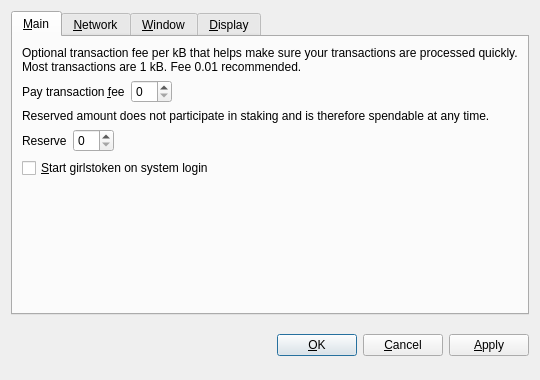
<?xml version="1.0" encoding="UTF-8"?>
<ui version="4.0">
 <class>OptionsDialog</class>
 <widget class="QDialog" name="OptionsDialog">
  <property name="geometry">
   <rect>
    <x>0</x>
    <y>0</y>
    <width>540</width>
    <height>380</height>
   </rect>
  </property>
  <property name="windowTitle">
   <string>Options</string>
  </property>
  <property name="modal">
   <bool>true</bool>
  </property>
  <layout class="QVBoxLayout" name="verticalLayout">
   <item>
    <widget class="QTabWidget" name="tabWidget">
     <property name="tabPosition">
      <enum>QTabWidget::North</enum>
     </property>
     <property name="currentIndex">
      <number>0</number>
     </property>
     <widget class="QWidget" name="tabMain">
      <attribute name="title">
       <string>&amp;Main</string>
      </attribute>
      <layout class="QVBoxLayout" name="verticalLayout_Main">
       <item>
        <widget class="QLabel" name="transactionFeeInfoLabel">
         <property name="text">
          <string>Optional transaction fee per kB that helps make sure your transactions are processed quickly. Most transactions are 1 kB. Fee 0.01 recommended.</string>
         </property>
         <property name="textFormat">
          <enum>Qt::PlainText</enum>
         </property>
         <property name="wordWrap">
          <bool>true</bool>
         </property>
        </widget>
       </item>
       <item>
        <layout class="QHBoxLayout" name="horizontalLayoutFee">
         <item>
          <widget class="QLabel" name="transactionFeeLabel">
           <property name="text">
            <string>Pay transaction &amp;fee</string>
           </property>
           <property name="textFormat">
            <enum>Qt::PlainText</enum>
           </property>
           <property name="buddy">
            <cstring>transactionFee</cstring>
           </property>
          </widget>
         </item>
         <item>
          <widget class="BitcoinAmountField" name="transactionFee"/>
         </item>
         <item>
          <spacer name="horizontalSpacerFee">
           <property name="orientation">
            <enum>Qt::Horizontal</enum>
           </property>
           <property name="sizeHint" stdset="0">
            <size>
             <width>40</width>
             <height>20</height>
            </size>
           </property>
          </spacer>
         </item>
        </layout>
       </item>
       <item>
        <widget class="QLabel" name="reserveBalanceInfoLabel">
         <property name="text">
          <string>Reserved amount does not participate in staking and is therefore spendable at any time.</string>
         </property>
         <property name="textFormat">
          <enum>Qt::PlainText</enum>
         </property>
         <property name="wordWrap">
          <bool>true</bool>
         </property>
        </widget>
       </item>
       <item>
        <layout class="QHBoxLayout" name="horizontalLayoutReserveBalance">
         <item>
          <widget class="QLabel" name="reserveBalanceLabel">
           <property name="text">
            <string>Reserve</string>
           </property>
           <property name="textFormat">
            <enum>Qt::PlainText</enum>
           </property>
           <property name="buddy">
            <cstring>reserveBalance</cstring>
           </property>
          </widget>
         </item>
         <item>
          <widget class="BitcoinAmountField" name="reserveBalance"/>
         </item>
         <item>
          <spacer name="horizontalSpacerReserveBalance">
           <property name="orientation">
            <enum>Qt::Horizontal</enum>
           </property>
           <property name="sizeHint" stdset="0">
            <size>
             <width>40</width>
             <height>20</height>
            </size>
           </property>
          </spacer>
         </item>
        </layout>
       </item>
       <item>
        <widget class="QCheckBox" name="bitcoinAtStartup">
         <property name="toolTip">
          <string>Automatically start girlstoken after logging in to the system.</string>
         </property>
         <property name="text">
          <string>&amp;Start girlstoken on system login</string>
         </property>
        </widget>
       </item>
       <item>
        <spacer name="verticalSpacer_Main">
         <property name="orientation">
          <enum>Qt::Vertical</enum>
         </property>
         <property name="sizeHint" stdset="0">
          <size>
           <width>20</width>
           <height>40</height>
          </size>
         </property>
        </spacer>
       </item>
      </layout>
     </widget>
     <widget class="QWidget" name="tabNetwork">
      <attribute name="title">
       <string>&amp;Network</string>
      </attribute>
      <layout class="QVBoxLayout" name="verticalLayout_Network">
       <item>
        <widget class="QCheckBox" name="mapPortUpnp">
         <property name="toolTip">
          <string>Automatically open the girlstoken client port on the router. This only works when your router supports UPnP and it is enabled.</string>
         </property>
         <property name="text">
          <string>Map port using &amp;UPnP</string>
         </property>
        </widget>
       </item>
       <item>
        <widget class="QCheckBox" name="connectSocks">
         <property name="toolTip">
          <string>Connect to the girlstoken network through a SOCKS proxy (e.g. when connecting through Tor).</string>
         </property>
         <property name="text">
          <string>&amp;Connect through SOCKS proxy:</string>
         </property>
        </widget>
       </item>
       <item>
        <layout class="QHBoxLayout" name="horizontalLayout_Network">
         <item>
          <widget class="QLabel" name="proxyIpLabel">
           <property name="text">
            <string>Proxy &amp;IP:</string>
           </property>
           <property name="textFormat">
            <enum>Qt::PlainText</enum>
           </property>
           <property name="buddy">
            <cstring>proxyIp</cstring>
           </property>
          </widget>
         </item>
         <item>
          <widget class="QValidatedLineEdit" name="proxyIp">
           <property name="maximumSize">
            <size>
             <width>140</width>
             <height>16777215</height>
            </size>
           </property>
           <property name="toolTip">
            <string>IP address of the proxy (e.g. 127.0.0.1)</string>
           </property>
          </widget>
         </item>
         <item>
          <widget class="QLabel" name="proxyPortLabel">
           <property name="text">
            <string>&amp;Port:</string>
           </property>
           <property name="textFormat">
            <enum>Qt::PlainText</enum>
           </property>
           <property name="buddy">
            <cstring>proxyPort</cstring>
           </property>
          </widget>
         </item>
         <item>
          <widget class="QLineEdit" name="proxyPort">
           <property name="maximumSize">
            <size>
             <width>55</width>
             <height>16777215</height>
            </size>
           </property>
           <property name="toolTip">
            <string>Port of the proxy (e.g. 9050)</string>
           </property>
          </widget>
         </item>
         <item>
          <widget class="QLabel" name="socksVersionLabel">
           <property name="text">
            <string>SOCKS &amp;Version:</string>
           </property>
           <property name="textFormat">
            <enum>Qt::PlainText</enum>
           </property>
           <property name="buddy">
            <cstring>socksVersion</cstring>
           </property>
          </widget>
         </item>
         <item>
          <widget class="QValueComboBox" name="socksVersion">
           <property name="toolTip">
            <string>SOCKS version of the proxy (e.g. 5)</string>
           </property>
          </widget>
         </item>
         <item>
          <spacer name="horizontalSpacer_Network">
           <property name="orientation">
            <enum>Qt::Horizontal</enum>
           </property>
           <property name="sizeHint" stdset="0">
            <size>
             <width>40</width>
             <height>20</height>
            </size>
           </property>
          </spacer>
         </item>
        </layout>
       </item>
       <item>
        <spacer name="verticalSpacer_Network">
         <property name="orientation">
          <enum>Qt::Vertical</enum>
         </property>
         <property name="sizeHint" stdset="0">
          <size>
           <width>20</width>
           <height>40</height>
          </size>
         </property>
        </spacer>
       </item>
      </layout>
     </widget>
     <widget class="QWidget" name="tabWindow">
      <attribute name="title">
       <string>&amp;Window</string>
      </attribute>
      <layout class="QVBoxLayout" name="verticalLayout_Window">
       <item>
        <widget class="QCheckBox" name="minimizeToTray">
         <property name="toolTip">
          <string>Show only a tray icon after minimizing the window.</string>
         </property>
         <property name="text">
          <string>&amp;Minimize to the tray instead of the taskbar</string>
         </property>
        </widget>
       </item>
       <item>
        <widget class="QCheckBox" name="minimizeOnClose">
         <property name="toolTip">
          <string>Minimize instead of exit the application when the window is closed. When this option is enabled, the application will be closed only after selecting Quit in the menu.</string>
         </property>
         <property name="text">
          <string>M&amp;inimize on close</string>
         </property>
        </widget>
       </item>
       <item>
        <spacer name="verticalSpacer_Window">
         <property name="orientation">
          <enum>Qt::Vertical</enum>
         </property>
         <property name="sizeHint" stdset="0">
          <size>
           <width>20</width>
           <height>40</height>
          </size>
         </property>
        </spacer>
       </item>
      </layout>
     </widget>
     <widget class="QWidget" name="tabDisplay">
      <attribute name="title">
       <string>&amp;Display</string>
      </attribute>
      <layout class="QVBoxLayout" name="verticalLayout_Display">
       <item>
        <layout class="QHBoxLayout" name="horizontalLayout_1_Display">
         <item>
          <widget class="QLabel" name="langLabel">
           <property name="text">
            <string>User Interface &amp;language:</string>
           </property>
           <property name="textFormat">
            <enum>Qt::PlainText</enum>
           </property>
           <property name="buddy">
            <cstring>lang</cstring>
           </property>
          </widget>
         </item>
         <item>
          <widget class="QValueComboBox" name="lang">
           <property name="toolTip">
            <string>The user interface language can be set here. This setting will take effect after restarting girlstoken.</string>
           </property>
          </widget>
         </item>
        </layout>
       </item>
       <item>
        <layout class="QHBoxLayout" name="horizontalLayout_2_Display">
         <item>
          <widget class="QLabel" name="unitLabel">
           <property name="text">
            <string>&amp;Unit to show amounts in:</string>
           </property>
           <property name="textFormat">
            <enum>Qt::PlainText</enum>
           </property>
           <property name="buddy">
            <cstring>unit</cstring>
           </property>
          </widget>
         </item>
         <item>
          <widget class="QValueComboBox" name="unit">
           <property name="toolTip">
            <string>Choose the default subdivision unit to show in the interface and when sending coins.</string>
           </property>
          </widget>
         </item>
        </layout>
       </item>
       <item>
        <widget class="QCheckBox" name="displayAddresses">
         <property name="toolTip">
          <string>Whether to show girlstoken addresses in the transaction list or not.</string>
         </property>
         <property name="text">
          <string>&amp;Display addresses in transaction list</string>
         </property>
        </widget>
       </item>
       <item>
        <widget class="QCheckBox" name="coinControlFeatures">
         <property name="toolTip">
          <string>Whether to show coin control features or not.</string>
         </property>
         <property name="text">
          <string>Display coin &amp;control features (experts only!)</string>
         </property>
        </widget>
       </item>
       <item>
        <spacer name="verticalSpacer_Display">
         <property name="orientation">
          <enum>Qt::Vertical</enum>
         </property>
         <property name="sizeHint" stdset="0">
          <size>
           <width>20</width>
           <height>40</height>
          </size>
         </property>
        </spacer>
       </item>
      </layout>
     </widget>
    </widget>
   </item>
   <item>
    <layout class="QHBoxLayout" name="horizontalLayout_Buttons">
     <item>
      <spacer name="horizontalSpacer_1">
       <property name="orientation">
        <enum>Qt::Horizontal</enum>
       </property>
       <property name="sizeHint" stdset="0">
        <size>
         <width>40</width>
         <height>48</height>
        </size>
       </property>
      </spacer>
     </item>
     <item>
      <widget class="QLabel" name="statusLabel">
       <property name="font">
        <font>
         <weight>75</weight>
         <bold>true</bold>
        </font>
       </property>
       <property name="text">
        <string/>
       </property>
       <property name="textFormat">
        <enum>Qt::PlainText</enum>
       </property>
       <property name="wordWrap">
        <bool>true</bool>
       </property>
      </widget>
     </item>
     <item>
      <spacer name="horizontalSpacer_2">
       <property name="orientation">
        <enum>Qt::Horizontal</enum>
       </property>
       <property name="sizeHint" stdset="0">
        <size>
         <width>40</width>
         <height>48</height>
        </size>
       </property>
      </spacer>
     </item>
     <item>
      <widget class="QPushButton" name="okButton">
       <property name="text">
        <string>&amp;OK</string>
       </property>
      </widget>
     </item>
     <item>
      <widget class="QPushButton" name="cancelButton">
       <property name="text">
        <string>&amp;Cancel</string>
       </property>
       <property name="autoDefault">
        <bool>false</bool>
       </property>
      </widget>
     </item>
     <item>
      <widget class="QPushButton" name="applyButton">
       <property name="text">
        <string>&amp;Apply</string>
       </property>
       <property name="autoDefault">
        <bool>false</bool>
       </property>
      </widget>
     </item>
    </layout>
   </item>
  </layout>
 </widget>
 <customwidgets>
  <customwidget>
   <class>BitcoinAmountField</class>
   <extends>QSpinBox</extends>
   <header>bitcoinamountfield.h</header>
  </customwidget>
  <customwidget>
   <class>QValueComboBox</class>
   <extends>QComboBox</extends>
   <header>qvaluecombobox.h</header>
  </customwidget>
  <customwidget>
   <class>QValidatedLineEdit</class>
   <extends>QLineEdit</extends>
   <header>qvalidatedlineedit.h</header>
  </customwidget>
 </customwidgets>
 <resources/>
 <connections/>
</ui>
